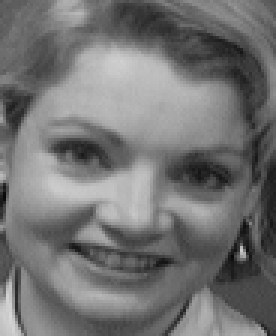
#> input picture yc704_HW9/Script/test2/TEST_image.jpg, 92 x 112 px (shown 3 times larger)
$ python test2.py
#> lines starting #> are read from the running program, lines starting #| are printed output that depends on the picture
#!/usr/bin/env python
# -*- coding: utf-8 -*-

import numpy as np
from numpy import linalg as LA
from PIL import Image
import os
import matplotlib.image as mpimg
import matplotlib.pyplot as plt


def get_image_path():

	path = os.getcwd()# get folder in system path
	facedata_folder = os.listdir("FACESdata_test2")#s1-s40 as list

	# mac folder log issue
	if ".DS_Store" in facedata_folder:
		facedata_folder.remove(".DS_Store")
	else:
		pass

	images_list = []
	for i in range(len(facedata_folder)):
	#read s1 - s40
		image_path = path + "/FACESdata_test2" + "/" + facedata_folder[i]
		images = os.listdir(image_path)

		for j in range(len(images)):
		#read all images
			image_fullpath = image_path + "/" + images[j]
			images_list.append(image_fullpath)

	return images_list

def FaceMatrix(images_list):

	img1 = Image.open(images_list[0]).convert('L')
	imagearray1 = np.array(img1)
	flat1 = imagearray1.ravel()
	facevector1 = np.matrix(flat1)
	facematrix = facevector1

	for i in range(1,len(images_list)):
		img = Image.open(images_list[i]).convert('L')
		imagearray = np.array(img)
		flat = imagearray.ravel()
		facevector = np.matrix(flat)
		facematrix = np.r_[facematrix, facevector]

	facematrix_t = np.transpose(facematrix)

	return facematrix_t

def normalize(ImageMatrix):
	row = ImageMatrix.shape[0]
	column = ImageMatrix.shape[1]

	normalized_ImageMatrix = []
	for j in range(row):
		normalized_ImageMatrix.append(ImageMatrix[j,:]-np.mean(ImageMatrix[j,:]))

	normalized_ImageMatrix = np.array(normalized_ImageMatrix)
	normalized_ImageMatrix = normalized_ImageMatrix.reshape(10304,400)

	return normalized_ImageMatrix

def test1():

	#same steps as above
	path = os.getcwd()
	path = path + '/test2/'
	test1Image = Image.open(path + 'TEST_image.jpg').convert('L')
#> test1Image is the input picture: PIL image 92x112 L; min 7, max 215, mean 115.4
	imagearray_test1 = np.array(test1Image)
	flat_test1 = imagearray_test1.ravel()
#> flat_test1 = 10304 values, max 215 at index 9663, min 7 at index 7897, mean 115.4
	facematrix_test1 = np.matrix(flat_test1)
	facematrix_test1 = np.transpose(facematrix_test1)

	test1_list = get_image_path()
	ImageMatrix = FaceMatrix(test1_list)
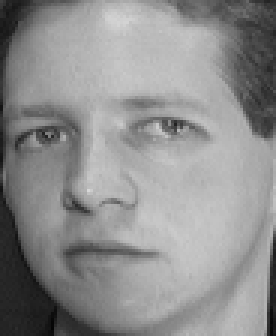
#> input picture yc704_HW9/Script/FACESdata_test2/s1/4.pgm, 92 x 112 px (shown 3 times larger)
#> in FaceMatrix, img1 is the input picture: PIL image 92x112 L; min 5, max 215, mean 142.1
#> in FaceMatrix, `flat1 = imagearray1.ravel()`: flat1 = 10304 values, max 215 at index 5825, min 5 at index 10045, mean 142.1
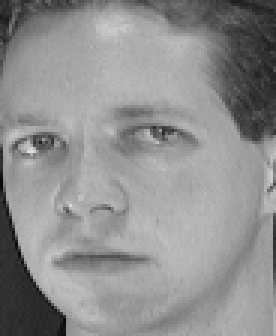
#> input picture yc704_HW9/Script/FACESdata_test2/s1/6.pgm, 92 x 112 px (shown 3 times larger)
#> in FaceMatrix, img is the input picture: PIL image 92x112 L; min 7, max 225, mean 143.2
#> in FaceMatrix, `flat = imagearray.ravel()`: flat = 10304 values, max 225 at index 4610, min 7 at index 5612, mean 143.2

	row = ImageMatrix.shape[0]#10304
#> row = 10304
	column = ImageMatrix.shape[1]#400
#> column = 4
	#print('{} {}'.format(row,column))

	normalized_test1_ImageMatrix = []
	for i in range(row):
		normalized_test1_ImageMatrix.append(facematrix_test1[i,0]-np.mean(ImageMatrix[i,:]))
#> after the loop, normalized_test1_ImageMatrix = 10304 values, max 176.5 at index 9663, min -145.2 at index 8058, mean -13.3


	np_normalized_test1_ImageMatrix = np.array(normalized_test1_ImageMatrix)
#> np_normalized_test1_ImageMatrix has the same summary as normalized_test1_ImageMatrix
	normalized_ImageMatrix = normalize(ImageMatrix)
#> after the loop in normalize, `for j in range(row):`: normalized_ImageMatrix = 10304 items, first 6: [[-8.75, -28.75, -30.75, 68.25]], [[-18, -21, -24, 63]], [[-29.5, -23.5, -17.5, 70.5]], [[-33, -11, -23, 67]], [[-39, 6, -28, 61]], [[-41.5, 7.5, -26.5, 60.5]]
	normalized_ImageMatrix_T = np.transpose(normalized_ImageMatrix)
	normalized_ImageMatrix = normalized_ImageMatrix

	FinalMatrix = np.dot(normalized_ImageMatrix_T, normalized_ImageMatrix)


	#eigen
	eigenvalue, eigenvector = LA.eig(FinalMatrix)
	eigenvector = np.real(eigenvector)

	k = int(input("Enter an k eigenvalue <= 400 for test 2: "))
	while (int(k)>400):
		print('\nMaximum k is 400, please re-enter!')
		k = int(input("Enter k <= 400 for test 2: "))

	sorted_eigen = np.argsort(eigenvalue)[::-1]
	TopK_eigenvalue = sorted_eigen[:k]

	TopK_eigenvector = []
	for i in range(k):
		TopK_eigenvector.append(eigenvector[:,TopK_eigenvalue[i]])


	#eigenface
	np_eigenvector = np.array(TopK_eigenvector)

	eigenface_list = []


	for i in range(len(TopK_eigenvector)):
		eigenface = np.dot(normalized_ImageMatrix, np_eigenvector[i])
		eigenface_list.append(eigenface)

	k_eigenmatrix = np.asmatrix(np.array(eigenface_list))
	# print(k_eigenmatrix.shape)
	# print(facematrix_test1.shape)
	test_face = np.dot(k_eigenmatrix, facematrix_test1)#(k, 10304) x (10304, 1)


	# cal euclidean dis
	euclidean_dis_list = []
	for i in range(column):
		each_image = np.reshape(ImageMatrix[:,i], (10304,1))
		face_all = np.dot(k_eigenmatrix, each_image)
		euclidean_dist = LA.norm(test_face - face_all)
		euclidean_dis_list.append(euclidean_dist)

	#take min is list
	minimum = min(euclidean_dis_list)
	#print(minimum)
	minimum_id = euclidean_dis_list.index(minimum)

	FinalMatrix = np.reshape(ImageMatrix[:,minimum_id], (112,92))

	fig = plt.figure()
	plt.imshow(FinalMatrix, cmap=plt.get_cmap('Greys'))
	#plt.show()
	path = os.getcwd()
	figpath = path + '/test2/'
	#fig.savefig(figpath + 'PREDICTED_image.jpg')
	im = Image.fromarray(np.uint8(FinalMatrix),'L')
	im.save(figpath + 'PREDICTED_image.jpg')


if __name__ == "__main__":

#> (the run stopped early here; a loop or call above may not have finished)
